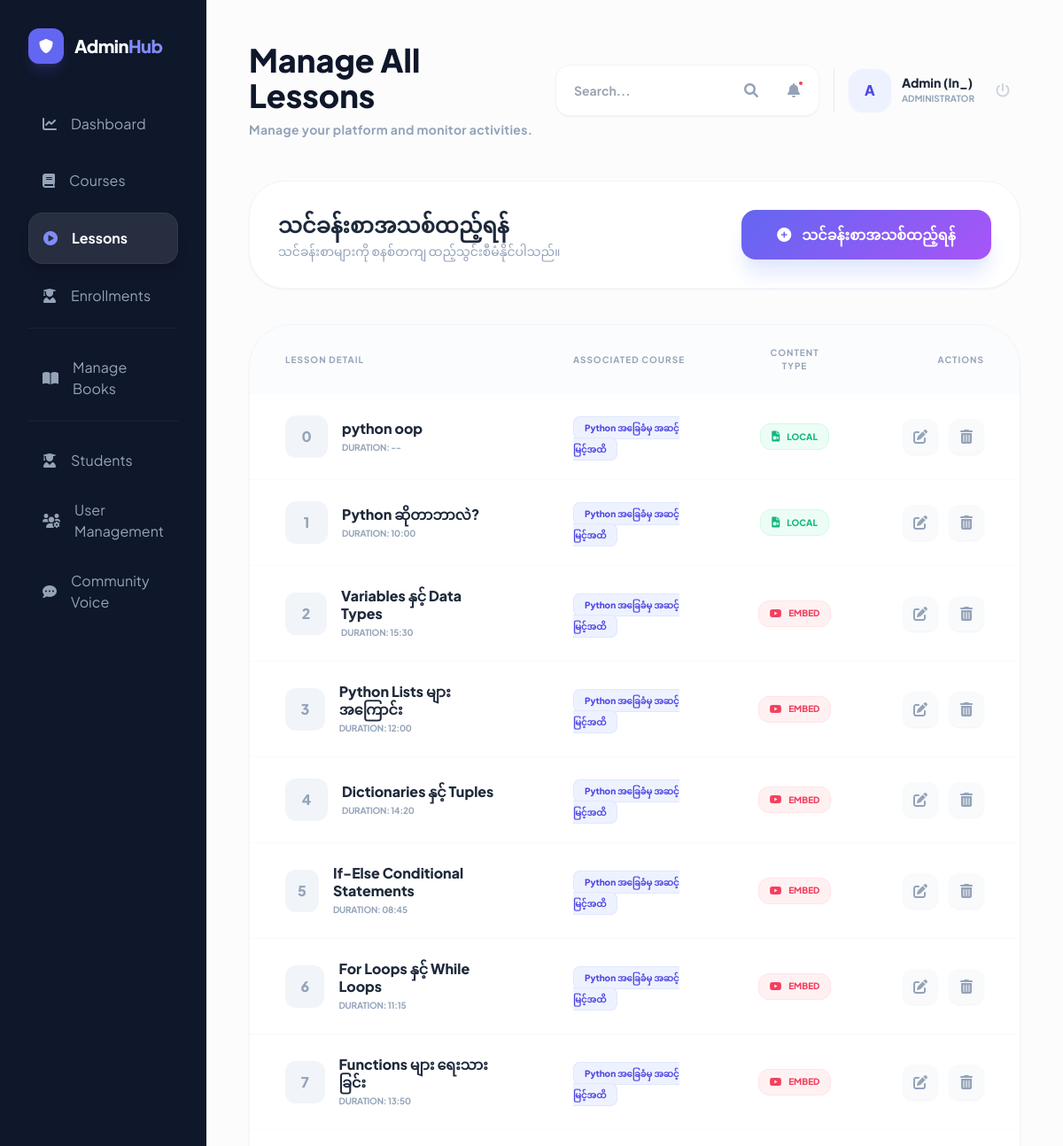
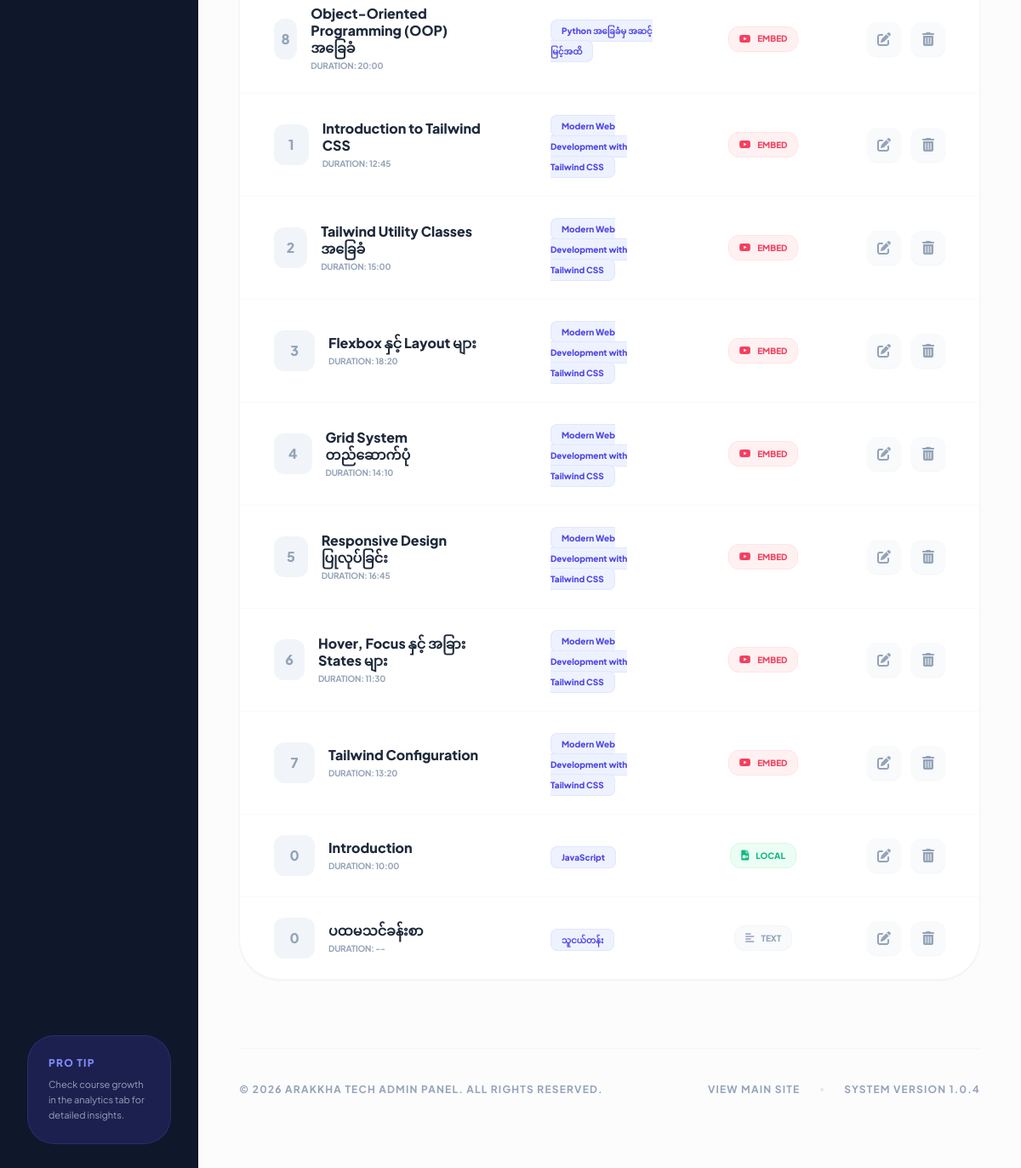
The app's page /manage/lessons/ (signed in), older data (2 pictures, top to bottom).
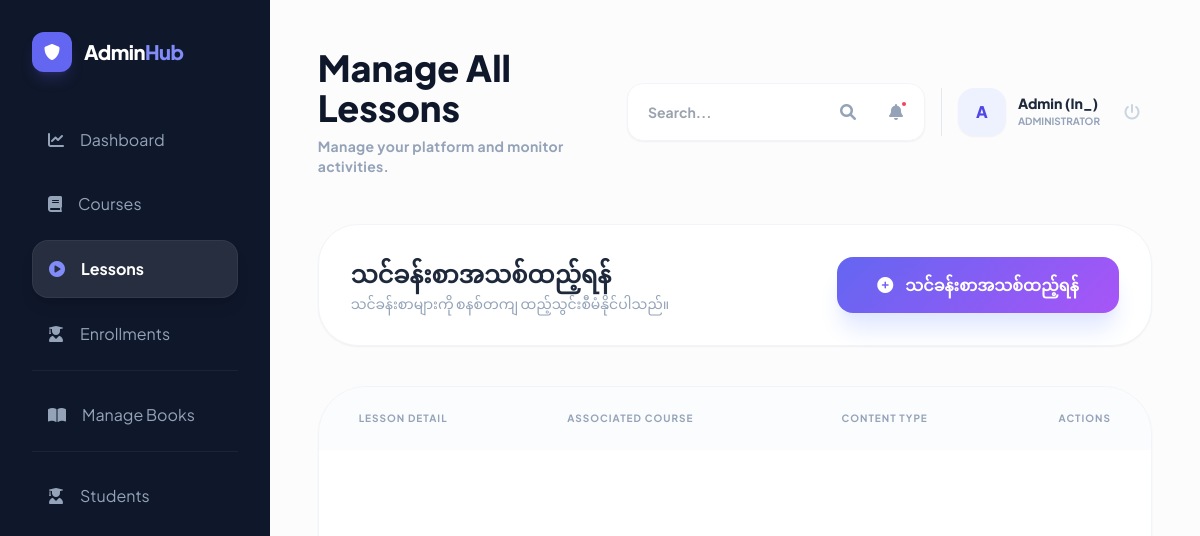
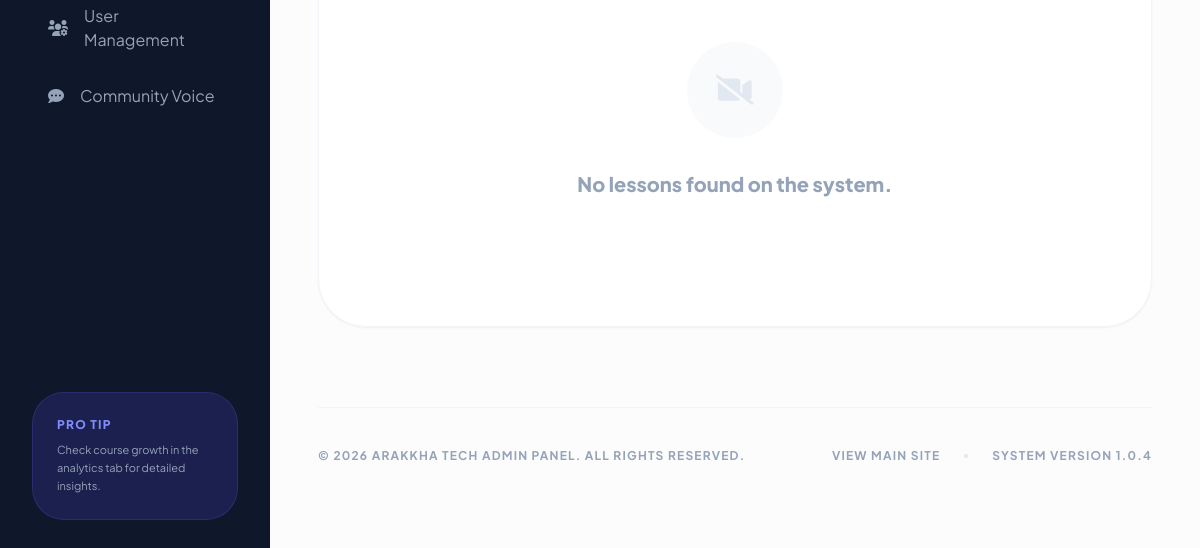
The same page, newer data (2 pictures, top to bottom).
### courses/models.py (models this page shows, shortened)
class Lesson(models.Model):
    course = models.ForeignKey(Course, on_delete=models.CASCADE, related_name='lessons')
    title = models.CharField(max_length=200)
    content = models.TextField()
    video_url = models.URLField(blank=True, null=True, help_text="YouTube link (e.g. https://www.youtube.com/watch?v=...)")
    video_file = models.FileField(upload_to='courses/videos/', blank=True, null=True)
    video_poster = models.ImageField(upload_to='courses/posters/', blank=True, null=True, help_text="Video thumbnail image")
    duration = models.CharField(max_length=20, blank=True, null=True, help_text="e.g. 10:25")
    order = models.PositiveIntegerField(default=0)
    class Meta:
        ordering = ['order']

class Course(models.Model):
    title = models.CharField(max_length=200)
    description = models.TextField()
    thumbnail = models.ImageField(upload_to='courses/thumbnails/', blank=True, null=True)
    instructor = models.ForeignKey(User, on_delete=models.CASCADE, related_name='courses_taught')
    created_at = models.DateTimeField(auto_now_add=True)
    updated_at = models.DateTimeField(auto_now=True)

### courses/views.py (the view)
# urls.py: path('manage/lessons/', views.manage_all_lessons, name='manage_all_lessons'),
@login_required
@user_passes_test(is_instructor)
def manage_all_lessons(request):
    if is_admin(request.user):
        lessons = Lesson.objects.all().select_related('course').order_by('course', 'order')
    else:
        lessons = Lesson.objects.filter(course__instructor=request.user).select_related('course').order_by('course', 'order')
    return render(request, 'courses/management/manage_all_lessons.html', {'lessons': lessons})

### courses/context_processors.py (called while the page is built)
def user_roles(request):
    if request.user.is_authenticated:
        return {
            'is_admin_user': _is_admin(request.user),
            'is_instructor_user': _is_instructor(request.user),
            'user_role_label': (request.user.profile.role if hasattr(request.user, 'profile') else 'student')
        }
    return {
        'is_admin_user': False,
        'is_instructor_user': False,
        'user_role_label': 'guest'
    }

### courses/helpers.py (called while the page is built)
def is_admin(user):
    if user.is_superuser:
        return True
    if hasattr(user, 'profile'):
        return user.profile.role == 'admin'
    return False

def is_instructor(user):
    if user.is_superuser:
        return True
    if hasattr(user, 'profile'):
        return user.profile.role == 'instructor'
    return False

### courses/templates/courses/management/manage_all_lessons.html (shortened to what the changed rows need)
{% extends 'base.html' %}
{% block content %}
<div class="min-h-screen bg-[#fcfcfd] flex flex-col lg:flex-row">
    <main class="flex-grow p-6 lg:p-12">
        {% include 'courses/admin_topbar_snippet.html' with title="Manage All Lessons" subtitle="Update, edit or remove lessons from your courses." %}
        <div class="mb-10">
            <div class="flex flex-col md:flex-row md:items-center justify-between gap-6 bg-white p-8 rounded-[2.5rem] border border-slate-100 shadow-sm">
                <div class="space-y-1">
                    <h2 class="text-2xl font-black text-slate-800">သင်ခန်းစာအသစ်ထည့်ရန်</h2>
                </div>
            </div>
        </div>
        <div class="bg-white rounded-[3rem] shadow-sm border border-slate-100 overflow-hidden" data-aos="fade-up">
            <div class="overflow-x-auto">
                <table class="w-full text-left">
                    <thead>
                        <tr class="text-slate-400 text-[10px] font-black uppercase tracking-widest bg-slate-50/50">
                            <th class="px-10 py-6">Lesson Detail</th>
                            <th class="px-10 py-6">Associated Course</th>
                            <th class="px-10 py-6 text-center">Content Type</th>
                            <th class="px-10 py-6 text-right">Actions</th>
                        </tr>
                    </thead>
                    <tbody class="divide-y divide-slate-50">
                        {% for lesson in lessons %}
                        <tr class="group hover:bg-slate-50/30 transition-all">
                            <td class="px-10 py-6">
                                <div class="flex items-center">
                                    <div class="w-12 h-12 rounded-xl bg-slate-100 flex items-center justify-center text-slate-400 font-black mr-4 group-hover:bg-indigo-100 group-hover:text-indigo-600 transition-all">
                                        {{ lesson.order }}
                                    </div>
                                    <div>
                                        <p class="font-black text-slate-800 group-hover:text-indigo-600 transition-colors leading-tight mb-1">{{ lesson.title }}</p>
                                        <p class="text-[10px] text-slate-400 font-bold uppercase tracking-tight">Duration: {{ lesson.duration|default:"--" }}</p>
                                    </div>
                                </div>
                            </td>
                            <td class="px-10 py-6">
                                <span class="bg-indigo-50 text-indigo-600 text-[10px] font-black px-3 py-1.5 rounded-lg border border-indigo-100">
                                    {{ lesson.course.title|truncatechars:40 }}
                                </span>
                            </td>
                            <td class="px-10 py-6 text-center">
                                {% if lesson.video_file %}
                                    <div class="inline-flex items-center space-x-2 text-emerald-500 bg-emerald-50 px-3 py-1.5 rounded-xl border border-emerald-100">
                                        <i class="fas fa-file-video text-xs"></i>
                                        <span class="text-[10px] font-black uppercase">Local</span>
                                    </div>
                                {% elif lesson.video_url %}
                                    <div class="inline-flex items-center space-x-2 text-rose-500 bg-rose-50 px-3 py-1.5 rounded-xl border border-rose-100">
                                        <i class="fab fa-youtube text-xs"></i>
                                        <span class="text-[10px] font-black uppercase">Embed</span>
                                    </div>
                                {% else %}
                                    <div class="inline-flex items-center space-x-2 text-slate-400 bg-slate-50 px-3 py-1.5 rounded-xl border border-slate-100">
                                        <i class="fas fa-align-left text-xs"></i>
                                        <span class="text-[10px] font-black uppercase">Text</span>
                                    </div>
                                {% endif %}
                            </td>
                            <td class="px-10 py-6 text-right">
                                <div class="flex items-center justify-end space-x-3">
                                    <a href="{% url 'edit_lesson' lesson.pk %}" class="w-10 h-10 rounded-xl bg-slate-50 text-slate-400 flex items-center justify-center hover:bg-indigo-50 hover:text-indigo-600 transition-all shadow-sm">
                                        <i class="fas fa-edit"></i>
                                    </a>
                                    <a href="{% url 'delete_lesson' lesson.pk %}" class="w-10 h-10 rounded-xl bg-slate-50 text-slate-400 flex items-center justify-center hover:bg-rose-50 hover:text-rose-600 transition-all shadow-sm">
                                        <i class="fas fa-trash-alt"></i>
                                    </a>
                                </div>
                            </td>
                        </tr>
                        {% empty %}
                        <tr>
                            <td colspan="4" class="px-10 py-32 text-center">
                                <div class="w-24 h-24 bg-slate-50 rounded-full flex items-center justify-center mx-auto mb-8 text-slate-200 text-3xl">
                                    <i class="fas fa-video-slash"></i>
                                </div>
                                <p class="text-slate-400 font-black text-xl">No lessons found on the system.</p>
                            </td>
                        </tr>
                        {% endfor %}
                    </tbody>
                </table>
            </div>
        </div>
    </main>
</div>
{% endblock %}

Row changes from the older to the newer data that the page shows:
removed Lesson: order "0", title "python oop", duration "--", course "Python အခြေခံမှ အဆင့်မြင့်အထိ", shows "LOCAL"
removed Lesson: order "1", title "Python ဆိုတာဘာလဲ?", duration "10:00", course "Python အခြေခံမှ အဆင့်မြင့်အထိ", shows "LOCAL"
removed Lesson: order "2", title "Variables နှင့် Data Types", duration "15:30", course "Python အခြေခံမှ အဆင့်မြင့်အထိ", video_file "EMBED"
removed Lesson: order "3", title "Python Lists များအကြောင်း", duration "12:00", course "Python အခြေခံမှ အဆင့်မြင့်အထိ", video_file "EMBED"
removed Lesson: order "4", title "Dictionaries နှင့် Tuples", duration "14:20", course "Python အခြေခံမှ အဆင့်မြင့်အထိ", video_file "EMBED"
removed Lesson: order "5", title "If-Else Conditional Statements", duration "08:45", course "Python အခြေခံမှ အဆင့်မြင့်အထိ", video_file "EMBED"
removed Lesson: order "6", title "For Loops နှင့် While Loops", duration "11:15", course "Python အခြေခံမှ အဆင့်မြင့်အထိ", video_file "EMBED"
removed Lesson: order "7", title "Functions များ ရေးသားခြင်း", duration "13:50", course "Python အခြေခံမှ အဆင့်မြင့်အထိ", video_file "EMBED"
removed Lesson: order "8", title "Object-Oriented Programming (OOP) အခြေခံ", duration "20:00", course "Python အခြေခံမှ အဆင့်မြင့်အထိ", video_file "EMBED"
removed Lesson: order "1", title "Introduction to Tailwind CSS", duration "12:45", course "Modern Web Development with Tailwind CSS", video_file "EMBED"
removed Lesson: order "2", title "Tailwind Utility Classes အခြေခံ", duration "15:00", course "Modern Web Development with Tailwind CSS", video_file "EMBED"
removed Lesson: order "3", title "Flexbox နှင့် Layout များ", duration "18:20", course "Modern Web Development with Tailwind CSS", video_file "EMBED"
removed Lesson: order "4", title "Grid System တည်ဆောက်ပုံ", duration "14:10", course "Modern Web Development with Tailwind CSS", video_file "EMBED"
removed Lesson: order "5", title "Responsive Design ပြုလုပ်ခြင်း", duration "16:45", course "Modern Web Development with Tailwind CSS", video_file "EMBED"
removed Lesson: order "6", title "Hover, Focus နှင့် အခြား States များ", duration "11:30", course "Modern Web Development with Tailwind CSS", video_file "EMBED"
removed Lesson: order "7", title "Tailwind Configuration", duration "13:20", course "Modern Web Development with Tailwind CSS", video_file "EMBED"
removed Lesson: order "0", title "Introduction", duration "10:00", course "JavaScript", shows "LOCAL"
removed Lesson: order "0", title "ပထမသင်ခန်းစာ", duration "--", course "သူငယ်တန်း", video_file "TEXT"
Text that changed along with them:
text now shown: "No lessons found on the system."
